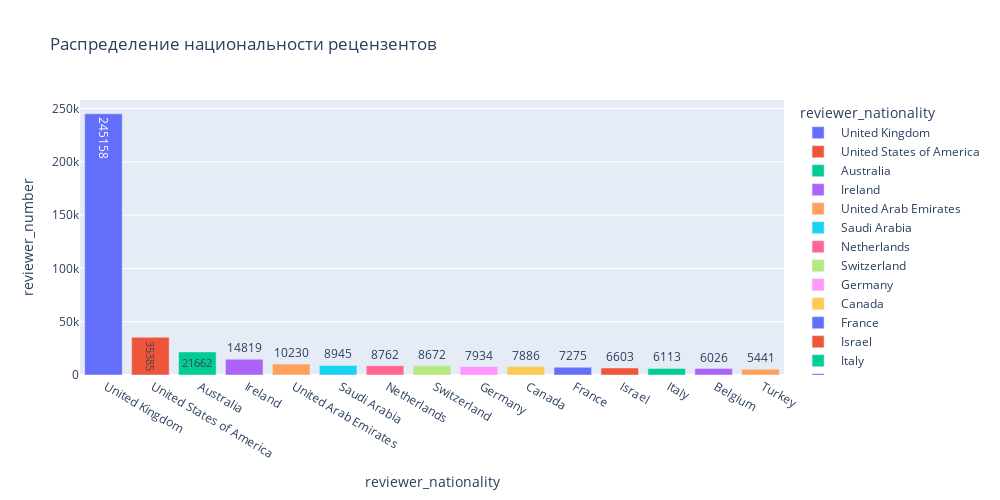

Write notebook code for a chart like this one.
### Code cell
#строю график распределения рецензентов по странам
fig = px.bar(
    data_frame=bar_data, 
    x="reviewer_nationality", 
    y="reviewer_number", 
    color='reviewer_nationality', 
    text = 'reviewer_number', 
    orientation='v', 
    height=500, 
    width=1000, 
    title='Распределение национальности рецензентов' 
)

#отображаем его
fig.show()

### Figure 1 — Plotly figure (JSON) as saved in the notebook; plotly's stock layout.template omitted (floating-point values rounded to 4 significant figures)
{"data": [{"alignmentgroup": "True", "hovertemplate": "reviewer_nationality=%{x}<br>reviewer_number=%{text}<extra></extra>", "legendgroup": " United Kingdom ", "marker": {"color": "#636efa", "pattern": {"shape": ""}}, "name": " United Kingdom ", "offsetgroup": " United Kingdom ", "orientation": "v", "showlegend": true, "text": [245158], "textposition": "auto", "type": "bar", "x": [" United Kingdom "], "xaxis": "x", "y": [245158], "yaxis": "y"}, {"alignmentgroup": "True", "hovertemplate": "reviewer_nationality=%{x}<br>reviewer_number=%{text}<extra></extra>", "legendgroup": " United States of America ", "marker": {"color": "#EF553B", "pattern": {"shape": ""}}, "name": " United States of America ", "offsetgroup": " United States of America ", "orientation": "v", "showlegend": true, "text": [35385], "textposition": "auto", "type": "bar", "x": [" United States of America "], "xaxis": "x", "y": [35385], "yaxis": "y"}, {"alignmentgroup": "True", "hovertemplate": "reviewer_nationality=%{x}<br>reviewer_number=%{text}<extra></extra>", "legendgroup": " Australia ", "marker": {"color": "#00cc96", "pattern": {"shape": ""}}, "name": " Australia ", "offsetgroup": " Australia ", "orientation": "v", "showlegend": true, "text": [21662], "textposition": "auto", "type": "bar", "x": [" Australia "], "xaxis": "x", "y": [21662], "yaxis": "y"}, {"alignmentgroup": "True", "hovertemplate": "reviewer_nationality=%{x}<br>reviewer_number=%{text}<extra></extra>", "legendgroup": " Ireland ", "marker": {"color": "#ab63fa", "pattern": {"shape": ""}}, "name": " Ireland ", "offsetgroup": " Ireland ", "orientation": "v", "showlegend": true, "text": [14819], "textposition": "auto", "type": "bar", "x": [" Ireland "], "xaxis": "x", "y": [14819], "yaxis": "y"}, {"alignmentgroup": "True", "hovertemplate": "reviewer_nationality=%{x}<br>reviewer_number=%{text}<extra></extra>", "legendgroup": " United Arab Emirates ", "marker": {"color": "#FFA15A", "pattern": {"shape": ""}}, "name": " United Arab Emirates ", "offsetgroup": " United Arab Emirates ", "orientation": "v", "showlegend": true, "text": [10230], "textposition": "auto", "type": "bar", "x": [" United Arab Emirates "], "xaxis": "x", "y": [10230], "yaxis": "y"}, {"alignmentgroup": "True", "hovertemplate": "reviewer_nationality=%{x}<br>reviewer_number=%{text}<extra></extra>", "legendgroup": " Saudi Arabia ", "marker": {"color": "#19d3f3", "pattern": {"shape": ""}}, "name": " Saudi Arabia ", "offsetgroup": " Saudi Arabia ", "orientation": "v", "showlegend": true, "text": [8945], "textposition": "auto", "type": "bar", "x": [" Saudi Arabia "], "xaxis": "x", "y": [8945], "yaxis": "y"}, {"alignmentgroup": "True", "hovertemplate": "reviewer_nationality=%{x}<br>reviewer_number=%{text}<extra></extra>", "legendgroup": " Netherlands ", "marker": {"color": "#FF6692", "pattern": {"shape": ""}}, "name": " Netherlands ", "offsetgroup": " Netherlands ", "orientation": "v", "showlegend": true, "text": [8762], "textposition": "auto", "type": "bar", "x": [" Netherlands "], "xaxis": "x", "y": [8762], "yaxis": "y"}, {"alignmentgroup": "True", "hovertemplate": "reviewer_nationality=%{x}<br>reviewer_number=%{text}<extra></extra>", "legendgroup": " Switzerland ", "marker": {"color": "#B6E880", "pattern": {"shape": ""}}, "name": " Switzerland ", "offsetgroup": " Switzerland ", "orientation": "v", "showlegend": true, "text": [8672], "textposition": "auto", "type": "bar", "x": [" Switzerland "], "xaxis": "x", "y": [8672], "yaxis": "y"}, {"alignmentgroup": "True", "hovertemplate": "reviewer_nationality=%{x}<br>reviewer_number=%{text}<extra></extra>", "legendgroup": " Germany ", "marker": {"color": "#FF97FF", "pattern": {"shape": ""}}, "name": " Germany ", "offsetgroup": " Germany ", "orientation": "v", "showlegend": true, "text": [7934], "textposition": "auto", "type": "bar", "x": [" Germany "], "xaxis": "x", "y": [7934], "yaxis": "y"}, {"alignmentgroup": "True", "hovertemplate": "reviewer_nationality=%{x}<br>reviewer_number=%{text}<extra></extra>", "legendgroup": " Canada ", "marker": {"color": "#FECB52", "pattern": {"shape": ""}}, "name": " Canada ", "offsetgroup": " Canada ", "orientation": "v", "showlegend": true, "text": [7886], "textposition": "auto", "type": "bar", "x": [" Canada "], "xaxis": "x", "y": [7886], "yaxis": "y"}, {"alignmentgroup": "True", "hovertemplate": "reviewer_nationality=%{x}<br>reviewer_number=%{text}<extra></extra>", "legendgroup": " France ", "marker": {"color": "#636efa", "pattern": {"shape": ""}}, "name": " France ", "offsetgroup": " France ", "orientation": "v", "showlegend": true, "text": [7275], "textposition": "auto", "type": "bar", "x": [" France "], "xaxis": "x", "y": [7275], "yaxis": "y"}, {"alignmentgroup": "True", "hovertemplate": "reviewer_nationality=%{x}<br>reviewer_number=%{text}<extra></extra>", "legendgroup": " Israel ", "marker": {"color": "#EF553B", "pattern": {"shape": ""}}, "name": " Israel ", "offsetgroup": " Israel ", "orientation": "v", "showlegend": true, "text": [6603], "textposition": "auto", "type": "bar", "x": [" Israel "], "xaxis": "x", "y": [6603], "yaxis": "y"}, {"alignmentgroup": "True", "hovertemplate": "reviewer_nationality=%{x}<br>reviewer_number=%{text}<extra></extra>", "legendgroup": " Italy ", "marker": {"color": "#00cc96", "pattern": {"shape": ""}}, "name": " Italy ", "offsetgroup": " Italy ", "orientation": "v", "showlegend": true, "text": [6113], "textposition": "auto", "type": "bar", "x": [" Italy "], "xaxis": "x", "y": [6113], "yaxis": "y"}, {"alignmentgroup": "True", "hovertemplate": "reviewer_nationality=%{x}<br>reviewer_number=%{text}<extra></extra>", "legendgroup": " Belgium ", "marker": {"color": "#ab63fa", "pattern": {"shape": ""}}, "name": " Belgium ", "offsetgroup": " Belgium ", "orientation": "v", "showlegend": true, "text": [6026], "textposition": "auto", "type": "bar", "x": [" Belgium "], "xaxis": "x", "y": [6026], "yaxis": "y"}, {"alignmentgroup": "True", "hovertemplate": "reviewer_nationality=%{x}<br>reviewer_number=%{text}<extra></extra>", "legendgroup": " Turkey ", "marker": {"color": "#FFA15A", "pattern": {"shape": ""}}, "name": " Turkey ", "offsetgroup": " Turkey ", "orientation": "v", "showlegend": true, "text": [5441], "textposition": "auto", "type": "bar", "x": [" Turkey "], "xaxis": "x", "y": [5441], "yaxis": "y"}], "layout": {"barmode": "relative", "height": 500, "legend": {"title": {"text": "reviewer_nationality"}, "tracegroupgap": 0}, "title": {"text": "Распределение национальности рецензентов"}, "width": 1000, "xaxis": {"anchor": "y", "categoryarray": [" United Kingdom ", " United States of America ", " Australia ", " Ireland ", " United Arab Emirates ", " Saudi Arabia ", " Netherlands ", " Switzerland ", " Germany ", " Canada ", " France ", " Israel ", " Italy ", " Belgium ", " Turkey "], "categoryorder": "array", "domain": [0, 1], "title": {"text": "reviewer_nationality"}}, "yaxis": {"anchor": "x", "domain": [0, 1], "title": {"text": "reviewer_number"}}}}
